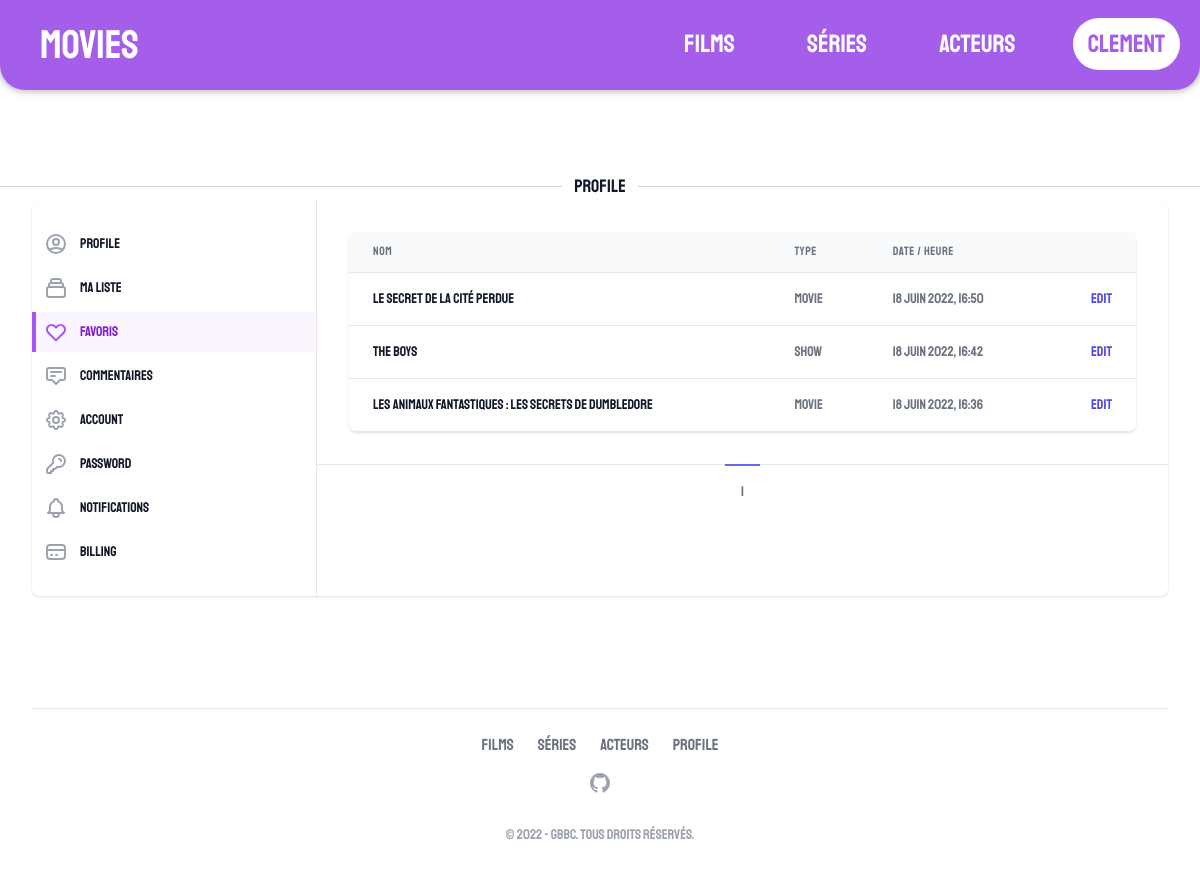
The app's page /favoris/ (signed in), older data.
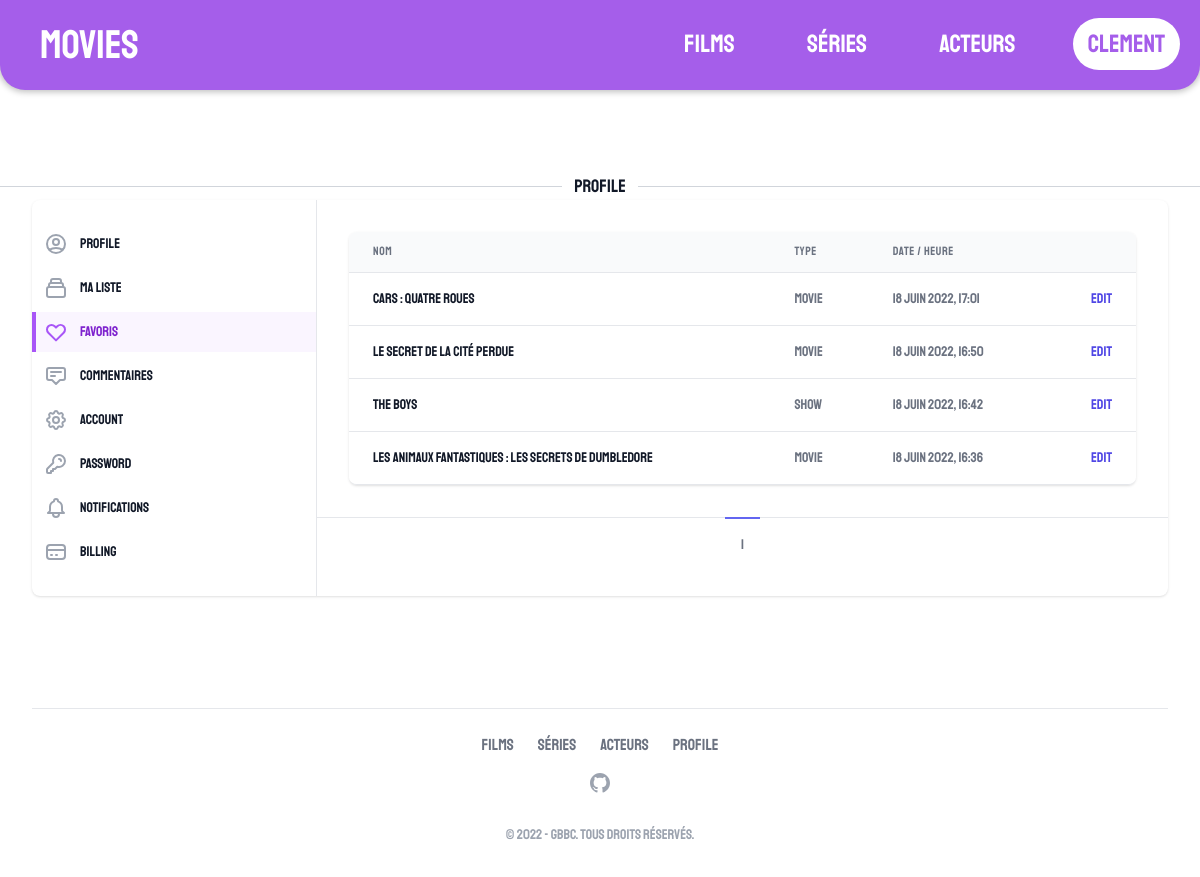
The same page, newer data.
### management/models.py (models this page shows, shortened)
class Favorite(models.Model):
    user = models.ForeignKey(User, on_delete=models.CASCADE)
    name = models.CharField(max_length=200)
    media_id = models.IntegerField()
    media_type = models.CharField(max_length=5,choices=MediaType.choices,default=MediaType.Movie)
    pub_date = models.DateTimeField('date published',auto_now=True)
    class Meta:
        verbose_name = "Favori"
        verbose_name_plural = "Favoris"

### management/views.py (the view)
class FavoritesPageView(ListView):
    template_name = TEMPLATE_BASE + 'account/favoris.html'
    context_object_name = 'favoris'
    paginate_by = 10
    def get_queryset(self):
        return Favorite.objects.filter(user=self.request.user).order_by('-pub_date')

### templates/pages/management/account/favoris.html (shortened to what this page needs)
{% extends './account.html' %}
{% block management %}
<div class="flex flex-col p-8">
    <div class="-my-2 overflow-x-auto sm:-mx-6 lg:-mx-8">
        <div class="py-2 align-middle inline-block min-w-full sm:px-6 lg:px-8">
            <div class="shadow overflow-hidden border-b border-gray-200 sm:rounded-lg">
                <table class="min-w-full divide-y divide-gray-200">
                    <thead class="bg-gray-50">
                        <tr>
                            <th scope="col"
                                class="px-6 py-3 text-left text-xs font-medium text-gray-500 uppercase tracking-wider">
                                Nom
                            </th>
                            <th scope="col"
                                class="px-6 py-3 text-left text-xs font-medium text-gray-500 uppercase tracking-wider">
                                Type
                            </th>
                            <th scope="col"
                                class="px-6 py-3 text-left text-xs font-medium text-gray-500 uppercase tracking-wider">
                                Date / Heure
                            </th>
                            <th scope="col" class="relative px-6 py-3">
                            </th>
                        </tr>
                    </thead>
                    <tbody class="bg-white divide-y divide-gray-200">
                        {% for favori in favoris %}
                        <tr>
                            <td class="px-6 py-4 whitespace-nowrap text-sm font-medium text-gray-900">
                                {{favori.name}}
                            </td>
                            <td class="px-6 py-4 whitespace-nowrap text-sm text-gray-500">
                                {{favori.media_type}}
                            </td>
                            <td class="px-6 py-4 whitespace-nowrap text-sm text-gray-500">
                                {{favori.pub_date|date}}, {{favori.pub_date|time}}
                            </td>
                            <td class="px-6 py-4 whitespace-nowrap text-right text-sm font-medium">
                                <a href="{% url favori.media_type|add:'s'|add:':detail' favori.media_id %}"
                                    class="text-indigo-600 hover:text-indigo-900">Edit</a>
                            </td>
                        </tr>
                        {% endfor %}
                    </tbody>
                </table>
            </div>
        </div>
        <div class="pt-6">
            {% include 'generic/pagination.html' %}
        </div>
    </div>
</div>
{% endblock %}

Row changes from the older to the newer data that the page shows:
added Favorite: name "Cars : Quatre roues", media_type "movie", pub_date "18 juin 2022", pub_date "17:01"
